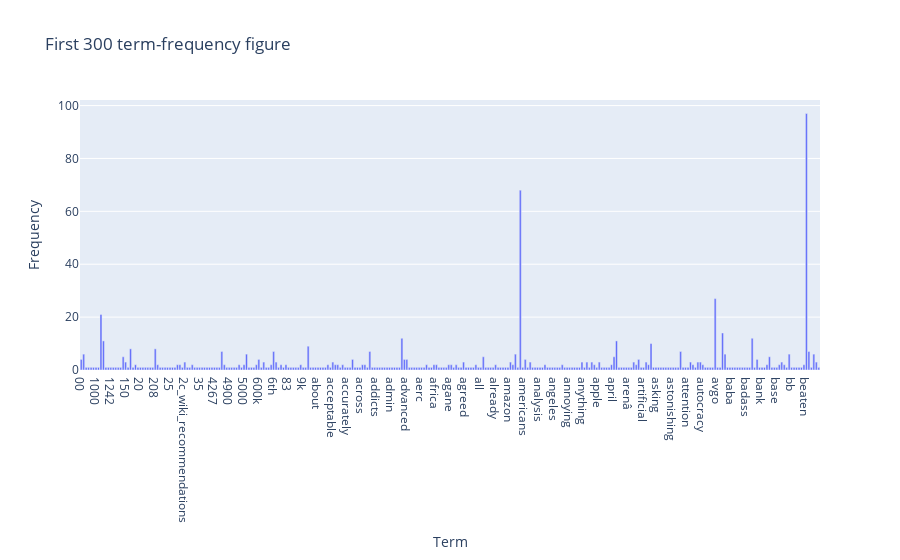

Notebook code for this chart:
### Markdown cell above
#### <span style = "color:red"> practice execise 12</span>

### Code cell
# practice 12: use plotly to build up a interactive visualization figure
# draw fisrt 300 terms figure
import plotly.express as px

#建立表格
x_terms = count_vect.get_feature_names_out()[:300]
y_freqs = term_frequencies[:300]
df_termfreqs_px = pd.DataFrame({"Term": x_terms, "Frequency": y_freqs})
print(df_termfreqs_px)

#使用 plotly tool 優化視覺效果
fig_termfreqs_px = px.bar(df_termfreqs_px, x= "Term", y= "Frequency",
                  title= "First 300 term-frequency figure")
fig_termfreqs_px.show()

### Figure 1 — Plotly figure (JSON) as saved in the notebook; plotly's stock layout.template omitted (floating-point values rounded to 4 significant figures; data arrays with more than 128 entries replaced by an {"elided": "..."} marker saying what was removed)
{"data": [{"hovertemplate": "Term=%{x}<br>Frequency=%{y}<extra></extra>", "legendgroup": "", "marker": {"color": "#636efa", "pattern": {"shape": ""}}, "name": "", "orientation": "v", "showlegend": false, "textposition": "auto", "type": "bar", "x": {"elided": "300 str values"}, "xaxis": "x", "y": {"elided": "300 int values"}, "yaxis": "y"}], "layout": {"barmode": "relative", "legend": {"tracegroupgap": 0}, "title": {"text": "First 300 term-frequency figure"}, "xaxis": {"anchor": "y", "domain": [0, 1], "title": {"text": "Term"}}, "yaxis": {"anchor": "x", "domain": [0, 1], "title": {"text": "Frequency"}}}}
